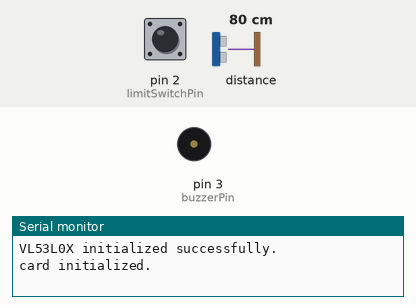
Simulated run of this sketch. Board: Arduino Uno, built with avr-gcc and run on an emulated ATmega328P. Parts: buzzer (waves = sounding, pin HIGH), the last lines printed to the serial monitor. The inputs (shaded band) are chosen by the test bench; at power-on: pin 2 (limitSwitchPin) HIGH, distance to the obstacle 80 cm. Storage starts empty.

Above: at 1.2 s.
1.3 s: pin 2 (limitSwitchPin) pulled LOW for 0.15 s
At 1.7 s:
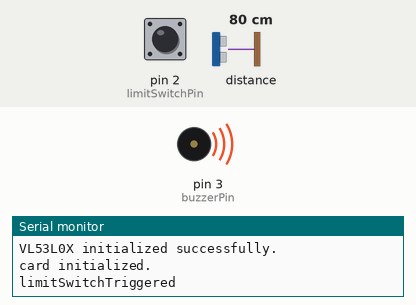
Timing chart, 0 to 10.4 s (numbered marks = the images above; inputs shaded):
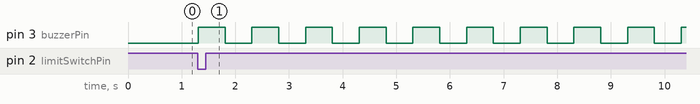

Measured:
- after the input at 1.3 s, pin 3 (buzzerPin): alternates HIGH for 0.50 s and LOW for 0.50 s, starting at once

The sketch:

Scanner.ino
```cpp
#include <Wire.h>
#include <Adafruit_VL53L0X.h>
#include <SPI.h>
#include <SD.h>

//Variable
float D_fixed = 150;
volatile bool limitSwitchTriggered = false;  // Flag to indicate the interrupt
int i = 0;
float angle = 0.0;
float x = 0.0;
float y = 0.0;
float z = 0.0;

//Pins
const int buzzerPin = 3;
const int chipSelect = 4;
const int limitSwitchPin = 2;    // Pin where the limit switch is connected

Adafruit_VL53L0X lox = Adafruit_VL53L0X();

void setup() {
  Serial.begin(115200);

  if (!lox.begin()) {
    Serial.println("Failed to initialize VL53L0X. Check wiring!");
    while (1);
  }
  Serial.println("VL53L0X initialized successfully.");
  if (!SD.begin(chipSelect)) {
    Serial.println("Card failed, or not present");
    while (1);
  }
  Serial.println("card initialized.");
  pinMode(buzzerPin, OUTPUT);
  pinMode(limitSwitchPin, INPUT_PULLUP);
  attachInterrupt(digitalPinToInterrupt(limitSwitchPin), limitSwitchISR, FALLING);

  DataLogger(x,y,z);    // initialize the data with cordinate 0.0 ,0.0, 0.0
}

void loop() {
  if (!limitSwitchTriggered){
    VL53L0X_RangingMeasurementData_t measure;
    lox.rangingTest(&measure, false);

    if (measure.RangeStatus != 4) {
      float D_measured = measure.RangeMilliMeter;
      float Radius = D_fixed - D_measured;
      x = Radius * cos(radians(angle));
      y = Radius * sin(radians(angle));
      // rotate the disc
      DataLogger(x,y,z);
      while(!limitSwitchTriggered){
        // move the actuator
        z = z + 8;  // in  mm
      }
    } else {
      Serial.println("Out of range.");
    }
    delay(10);
  }
  else{
    Serial.println("limitSwitchTriggered");
    digitalWrite(buzzerPin, HIGH);  // Turn on the buzzer
    delay(500);                     // Keep the buzzer on for 500 ms
    digitalWrite(buzzerPin, LOW);
    delay(500);
    }
}

void limitSwitchISR() {
  limitSwitchTriggered = true;
}
void DataLogger(float x, float y, float z){
  File myFile = SD.open("datalog.txt", FILE_WRITE);

  if (myFile) {
    myFile.print(x);
    myFile.print(",");
    myFile.print(y);
    myFile.print(",");
    myFile.println(z);
    myFile.close();
  }
  else {
    Serial.println("error opening datalog.txt");
  }
}
```
